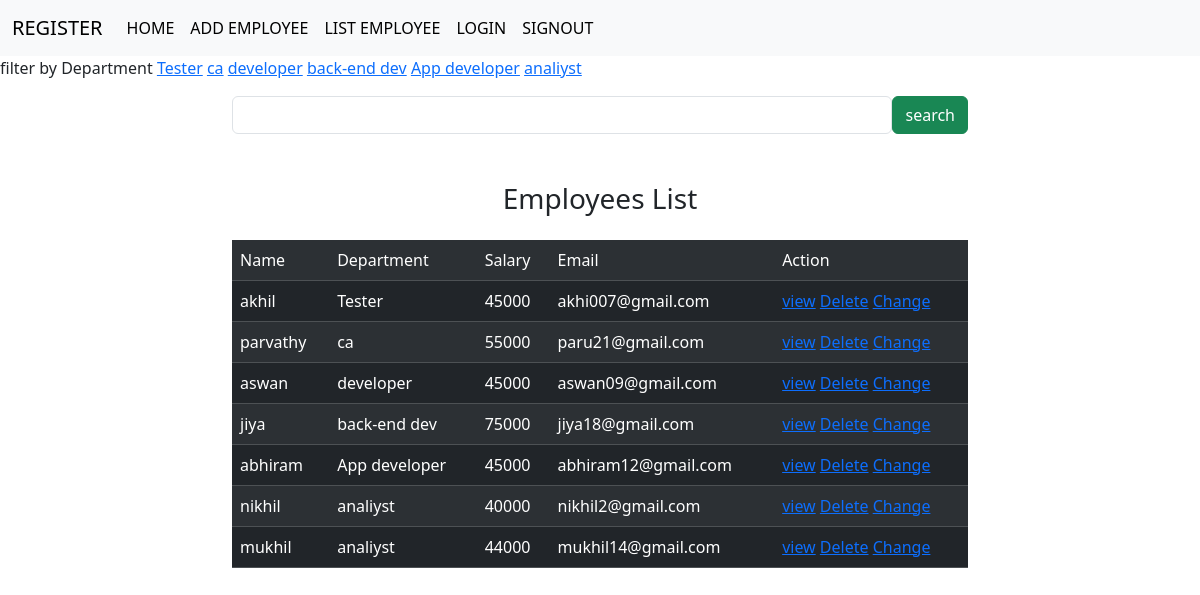
Screenshot of /employee/all (signed in) with the database file from the repository.
### crm/models.py (models this page shows, shortened)
class Employee(models.Model):
    name=models.CharField(max_length=100)
    age=models.PositiveIntegerField()
    email=models.EmailField(unique=True)
    contact=models.CharField(max_length=10,null=True)
    department=models.CharField(max_length=100)
    salary=models.PositiveIntegerField()
    profile_pic=models.ImageField(upload_to="images",null=True,blank=True)
    dob=models.DateField(null=True,blank=True)

### crm/views.py (the view, shortened to what this page needs)
# urls.py: path("employee/all",views.EmployeeListView.as_view(),name="emp-all"),
@method_decorator(signin_required,name="dispatch")
class EmployeeListView(View):
    def get(self,request,*args, **kwargs):
        qs=Employee.objects.all()
        department=Employee.objects.all().values_list("department",flat=True).distinct()
        print(department)
        if "department" in request.GET:
            dept=request.GET.get("department")
            qs=qs.filter(department__iexact=dept)
        return render(request,"emp_list.html",{"data":qs,"department":department})

### crm/views.py (called while the page is built)
def signin_required(fn):
    def wrapper(request,*args, **kwargs):
        if not request.user.is_authenticated:
            messages.error(request,"Invalid Session")
            return redirect("signin")
        else:
            return fn(request,*args,**kwargs)
    return wrapper

### crm/templates/emp_list.html (shortened to what this page needs)
{%extends 'base.html'%}
{%block body_block%}
<div>
    filter by Department
    {%for dep in department%}
        <a href="{%url 'emp-all'%}?department={{dep}}">{{dep}}</a>
    {%endfor%}
</div>
<div class="container mt-3">
    <div class="row">
        <div class="col-2"></div>
        <div class="col-8">
            <form action="" method="post">
                <div class="d-flex">
                   <input type="text" name="box" class="form-control">
                   <button type="submit" class="btn btn-success">search</button>
                </div>
            </form>
        </div>
        <div class="col-2"></div>
    </div>
</div>
<div class="container mt-5">
    <h3 class="text-center">Employees List</h3>
    <div class="row">
        <div class="col-2"></div>
        <div class="col-8">
            <table class="table table-dark table-striped  caption-top">
              <caption></caption>
                <tr>
                    <td>Name</td>
                    <td>Department</td>
                    <td>Salary</td>
                    <td>Email</td>
                    <td>Action</td>
                </tr>
                {%for emp in data%}
                <tr>
                    <td>{{emp.name}}</td>
                    <td>{{emp.department}}</td>
                    <td>{{emp.salary}}</td>
                    <td>{{emp.email}}</td>
                    <td>
                        <a href="{%url 'emp-detail' emp.id%}">view</a>
                        <a href="{%url 'emp-delete' emp.id%}">Delete</a>
                        <a href="{%url 'emp-edit' emp.id%}">Change</a>
                    </td>
                </tr>
                {%endfor%}
            </table>
        </div>
        <div class="col-2"></div>
    </div>
</div>
{%endblock%}

### crm/templates/base.html (shortened to what this page needs)
<!DOCTYPE html>
<html lang="en">
<head>
    <link href="https://cdn.jsdelivr.net/npm/bootstrap@5.3.2/dist/css/bootstrap.min.css" rel="stylesheet">
</head>
<body>
    <nav class="navbar navbar-expand-lg bg-body-tertiary">
        <div class="container-fluid">
          <a class="navbar-brand" href="{%url 'register'%}">REGISTER</a>
          <div class="collapse navbar-collapse" id="navbarSupportedContent">
            <ul class="navbar-nav me-auto mb-2 mb-lg-0">
              <li class="nav-item">
                <a class="nav-link active" aria-current="page" href="{%url 'register'%}">HOME</a>
              </li>
              <li class="nav-item">
                <a class="nav-link active" aria-current="page" href="{%url 'emp-add'%}">ADD EMPLOYEE</a>
              </li>
              <li class="nav-item">
                <a class="nav-link active" aria-current="page" href="{%url 'emp-all'%}">LIST EMPLOYEE</a>
              </li>
              <li class="nav-item">
                <a class="nav-link active" aria-current="page" href="{%url 'signin'%}">LOGIN</a>
              </li>
              <li class="nav-item">
                <a class="nav-link active" aria-current="page" href="{%url 'signout'%}">SIGNOUT</a>
              </li>
            </ul>
          </div>
        </div>
      </nav>
      {%block body_block %}
      {%endblock%}
</body>
</html>

### rows the page displays
Employee: name "akhil", department "Tester", salary "45000", email "akhi007@gmail.com"
Employee: name "parvathy", department "ca", salary "55000", email "paru21@gmail.com"
Employee: name "aswan", department "developer", salary "45000", email "aswan09@gmail.com"
Employee: name "jiya", department "back-end dev", salary "75000", email "jiya18@gmail.com"
Employee: name "abhiram", department "App developer", salary "45000", email "abhiram12@gmail.com"
Employee: name "nikhil", department "analiyst", salary "40000", email "nikhil2@gmail.com"
Employee: name "mukhil", department "analiyst", salary "44000", email "mukhil14@gmail.com"

### other values shown
{{ dep }} "Tester" "ca" "developer" "back-end dev" "App developer" "analiyst"
